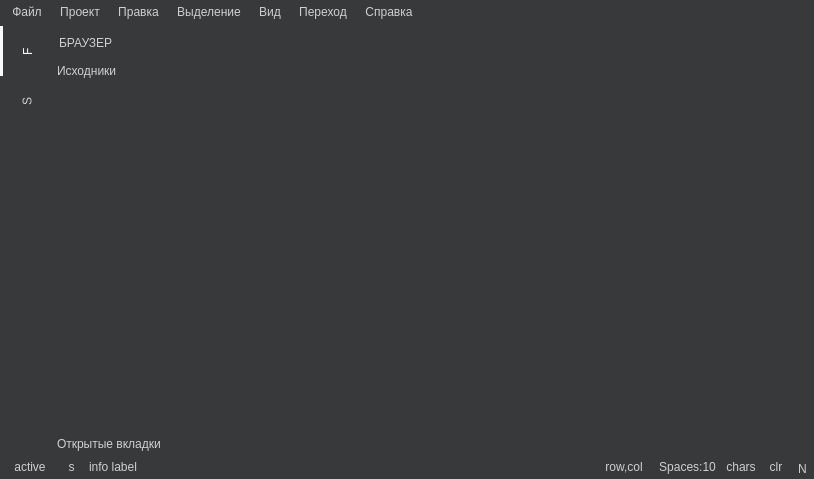
<?xml version="1.0" encoding="UTF-8"?>
<ui version="4.0">
 <class>MainWindow</class>
 <widget class="QMainWindow" name="MainWindow">
  <property name="geometry">
   <rect>
    <x>0</x>
    <y>0</y>
    <width>814</width>
    <height>479</height>
   </rect>
  </property>
  <property name="font">
   <font>
    <family>Microsoft YaHei UI</family>
    <pointsize>-1</pointsize>
   </font>
  </property>
  <property name="windowTitle">
   <string>MainWindow</string>
  </property>
  <property name="styleSheet">
   <string notr="true">* {
	color: #cfcfcf;
	font-size: 12px;
	font-family: &quot;Microsoft YaHei UI&quot;;
	background: #38393b;
	border: none;
}

QPushButton {
	border: none;
	padding: 3px;
	margin-left: 2px;
	margin-right: 2px;
}

QPushButton:hover {
	background: #414c5c;
}

QLabel {
	padding-left: 3px;
}


QToolBox,
QToolBox::tab{
	border:none;
}

#optionLabel,
#optionLabel_2,
QPushButton,
#statusBarLabel,
#searchBox,
#statusBarBox,
QTreeView,
QListView, 
QTabWidget,
QTabWidget::pane,
QProgressBar,
QMenu,
QTabWidget:tab,
#textTabGroup,
QMenuBar::item:pressed,
QMenuBar::item:selected,
 #textTabGroup QTabBar::tab:!selected,
#forderViewGroups,
QHeaderView::section{
	background: #262729;
}

QProgressBar::chunk{
	background:  #bfbfbf;
}

QLineEdit , 
#searchBox, 
#searchBox QPushButton  {
	background: #161b24;
}

#searchBox QPushButton:hover {
	color: #fefefe;
}

QTabBar::tab:!selected{
	background: #38393b ;
}

QTabBar::tab, 
#optionLabel,
#optionLabel_2 {
	height: 34px;
}

#optionsTabWidget QTabBar::tab{
	width:50px;
	height:50px;
}

#textTabGroup  QTabBar::tab{
	border-left: 1px solid #1d232b;
	border-right: 1px solid #1d232b;
	padding-left:10px;
	padding-right: 10px;
}

#textTabGroup  QTabBar::tab:selected,
QMenu::item:selected {
	background: #38393b;
}

QMenuBar {
	background: #38393b;
}

#optionsTabWidget QTabBar::tab:selected {
	color: #fafafa;
	border-left: 3px solid #fafafa;
}


QMenuBar, QMenu{
	font-size: 12px;
}

QMenuBar::item{
	padding: 6px;
}

QMenu{
	padding: 2px;
}

#statusLine {
	background: #000;
}

QTextEdit {
	font: 10pt &quot;MS Reference Sans Serif&quot;;
}

/*
QTabBar::close-button {
	background:transparent;
}

QTabBar::close-button:hover {
   	background-image:url(:/files/close_.png);
}
*/

QScrollBar{
	background: rgba(20,20,20,0);
}

QScrollBar::handle{
	background:  rgba(38,39,41,0.5);
}

QScrollBar::add-line,
QScrollBar::sub-line{
	background:  rgba(20,20,20,0);
}

QScrollBar::add-page,
QScrollBar::sub-page{
	background:  rgba(20,20,20,0);
}

QTreeWidget {
	font-size: 11px;
}

</string>
  </property>
  <widget class="QWidget" name="centralwidget">
   <layout class="QVBoxLayout" name="verticalLayout">
    <property name="spacing">
     <number>0</number>
    </property>
    <property name="leftMargin">
     <number>0</number>
    </property>
    <property name="topMargin">
     <number>0</number>
    </property>
    <property name="rightMargin">
     <number>0</number>
    </property>
    <property name="bottomMargin">
     <number>0</number>
    </property>
    <item>
     <widget class="QGroupBox" name="groupBox">
      <property name="maximumSize">
       <size>
        <width>16777215</width>
        <height>16777215</height>
       </size>
      </property>
      <property name="title">
       <string/>
      </property>
      <layout class="QHBoxLayout" name="horizontalLayout">
       <property name="spacing">
        <number>0</number>
       </property>
       <property name="leftMargin">
        <number>0</number>
       </property>
       <property name="topMargin">
        <number>0</number>
       </property>
       <property name="rightMargin">
        <number>0</number>
       </property>
       <property name="bottomMargin">
        <number>0</number>
       </property>
       <item>
        <widget class="QTabWidget" name="optionsTabWidget">
         <property name="maximumSize">
          <size>
           <width>300</width>
           <height>16777215</height>
          </size>
         </property>
         <property name="styleSheet">
          <string notr="true"/>
         </property>
         <property name="tabPosition">
          <enum>QTabWidget::West</enum>
         </property>
         <property name="tabShape">
          <enum>QTabWidget::Rounded</enum>
         </property>
         <property name="currentIndex">
          <number>0</number>
         </property>
         <property name="elideMode">
          <enum>Qt::ElideNone</enum>
         </property>
         <property name="documentMode">
          <bool>false</bool>
         </property>
         <property name="tabsClosable">
          <bool>false</bool>
         </property>
         <property name="movable">
          <bool>true</bool>
         </property>
         <property name="tabBarAutoHide">
          <bool>true</bool>
         </property>
         <widget class="QWidget" name="folderItem">
          <property name="enabled">
           <bool>true</bool>
          </property>
          <property name="autoFillBackground">
           <bool>false</bool>
          </property>
          <attribute name="title">
           <string>F</string>
          </attribute>
          <layout class="QVBoxLayout" name="verticalLayout_2">
           <property name="spacing">
            <number>0</number>
           </property>
           <property name="leftMargin">
            <number>0</number>
           </property>
           <property name="topMargin">
            <number>0</number>
           </property>
           <property name="rightMargin">
            <number>0</number>
           </property>
           <property name="bottomMargin">
            <number>0</number>
           </property>
           <item>
            <widget class="QLabel" name="optionLabel">
             <property name="minimumSize">
              <size>
               <width>0</width>
               <height>34</height>
              </size>
             </property>
             <property name="maximumSize">
              <size>
               <width>16777215</width>
               <height>34</height>
              </size>
             </property>
             <property name="font">
              <font>
               <family>Microsoft YaHei UI</family>
               <pointsize>-1</pointsize>
              </font>
             </property>
             <property name="text">
              <string>БРАУЗЕР</string>
             </property>
            </widget>
           </item>
           <item>
            <widget class="QToolBox" name="toolBox">
             <property name="frameShadow">
              <enum>QFrame::Plain</enum>
             </property>
             <property name="currentIndex">
              <number>0</number>
             </property>
             <property name="tabSpacing">
              <number>0</number>
             </property>
             <widget class="QWidget" name="foldersPage">
              <property name="geometry">
               <rect>
                <x>0</x>
                <y>0</y>
                <width>247</width>
                <height>340</height>
               </rect>
              </property>
              <attribute name="label">
               <string>Исходники</string>
              </attribute>
              <layout class="QVBoxLayout" name="verticalLayout_4">
               <property name="spacing">
                <number>0</number>
               </property>
               <property name="leftMargin">
                <number>0</number>
               </property>
               <property name="topMargin">
                <number>0</number>
               </property>
               <property name="rightMargin">
                <number>0</number>
               </property>
               <property name="bottomMargin">
                <number>0</number>
               </property>
               <item>
                <widget class="QGroupBox" name="forderViewGroups">
                 <property name="maximumSize">
                  <size>
                   <width>16777215</width>
                   <height>16777215</height>
                  </size>
                 </property>
                 <property name="mouseTracking">
                  <bool>true</bool>
                 </property>
                 <property name="tabletTracking">
                  <bool>true</bool>
                 </property>
                 <property name="contextMenuPolicy">
                  <enum>Qt::DefaultContextMenu</enum>
                 </property>
                 <property name="title">
                  <string/>
                 </property>
                 <layout class="QVBoxLayout" name="verticalLayout_6">
                  <property name="spacing">
                   <number>0</number>
                  </property>
                  <property name="sizeConstraint">
                   <enum>QLayout::SetNoConstraint</enum>
                  </property>
                  <property name="leftMargin">
                   <number>0</number>
                  </property>
                  <property name="topMargin">
                   <number>0</number>
                  </property>
                  <property name="rightMargin">
                   <number>0</number>
                  </property>
                  <property name="bottomMargin">
                   <number>0</number>
                  </property>
                 </layout>
                </widget>
               </item>
              </layout>
             </widget>
             <widget class="QWidget" name="openTabsPage">
              <property name="geometry">
               <rect>
                <x>0</x>
                <y>0</y>
                <width>247</width>
                <height>340</height>
               </rect>
              </property>
              <attribute name="label">
               <string>Открытые вкладки</string>
              </attribute>
              <layout class="QVBoxLayout" name="verticalLayout_5">
               <property name="spacing">
                <number>0</number>
               </property>
               <property name="leftMargin">
                <number>0</number>
               </property>
               <property name="topMargin">
                <number>0</number>
               </property>
               <property name="rightMargin">
                <number>0</number>
               </property>
               <property name="bottomMargin">
                <number>0</number>
               </property>
               <item>
                <widget class="QListView" name="tabList"/>
               </item>
              </layout>
             </widget>
            </widget>
           </item>
          </layout>
         </widget>
         <widget class="QWidget" name="searchItem">
          <attribute name="title">
           <string>S</string>
          </attribute>
          <layout class="QVBoxLayout" name="verticalLayout_3">
           <property name="spacing">
            <number>0</number>
           </property>
           <property name="leftMargin">
            <number>0</number>
           </property>
           <property name="topMargin">
            <number>0</number>
           </property>
           <property name="rightMargin">
            <number>0</number>
           </property>
           <property name="bottomMargin">
            <number>0</number>
           </property>
           <item>
            <widget class="QLabel" name="optionLabel_2">
             <property name="minimumSize">
              <size>
               <width>0</width>
               <height>34</height>
              </size>
             </property>
             <property name="maximumSize">
              <size>
               <width>16777215</width>
               <height>34</height>
              </size>
             </property>
             <property name="font">
              <font>
               <family>Microsoft YaHei UI</family>
               <pointsize>-1</pointsize>
               <weight>50</weight>
               <italic>false</italic>
               <bold>false</bold>
               <stylestrategy>PreferDefault</stylestrategy>
              </font>
             </property>
             <property name="mouseTracking">
              <bool>false</bool>
             </property>
             <property name="text">
              <string>ПОИСК</string>
             </property>
            </widget>
           </item>
           <item>
            <widget class="QGroupBox" name="searchBox">
             <property name="minimumSize">
              <size>
               <width>0</width>
               <height>24</height>
              </size>
             </property>
             <property name="title">
              <string/>
             </property>
             <layout class="QHBoxLayout" name="horizontalLayout_2">
              <property name="spacing">
               <number>0</number>
              </property>
              <property name="leftMargin">
               <number>0</number>
              </property>
              <property name="topMargin">
               <number>0</number>
              </property>
              <property name="rightMargin">
               <number>0</number>
              </property>
              <property name="bottomMargin">
               <number>0</number>
              </property>
              <item>
               <widget class="QLineEdit" name="lineEdit">
                <property name="maximumSize">
                 <size>
                  <width>16777215</width>
                  <height>24</height>
                 </size>
                </property>
               </widget>
              </item>
              <item>
               <widget class="QPushButton" name="pushButton">
                <property name="maximumSize">
                 <size>
                  <width>24</width>
                  <height>24</height>
                 </size>
                </property>
                <property name="text">
                 <string>a</string>
                </property>
               </widget>
              </item>
              <item>
               <widget class="QPushButton" name="pushButton_2">
                <property name="minimumSize">
                 <size>
                  <width>0</width>
                  <height>0</height>
                 </size>
                </property>
                <property name="maximumSize">
                 <size>
                  <width>24</width>
                  <height>24</height>
                 </size>
                </property>
                <property name="text">
                 <string>b</string>
                </property>
               </widget>
              </item>
              <item>
               <widget class="QPushButton" name="pushButton_3">
                <property name="maximumSize">
                 <size>
                  <width>24</width>
                  <height>24</height>
                 </size>
                </property>
                <property name="text">
                 <string>c</string>
                </property>
               </widget>
              </item>
             </layout>
            </widget>
           </item>
           <item>
            <widget class="QTreeView" name="searchResult"/>
           </item>
          </layout>
         </widget>
        </widget>
       </item>
       <item>
        <widget class="QGroupBox" name="textTabGroup">
         <property name="title">
          <string/>
         </property>
         <layout class="QHBoxLayout" name="horizontalLayout_4">
          <property name="spacing">
           <number>0</number>
          </property>
          <property name="leftMargin">
           <number>0</number>
          </property>
          <property name="topMargin">
           <number>0</number>
          </property>
          <property name="rightMargin">
           <number>0</number>
          </property>
          <property name="bottomMargin">
           <number>0</number>
          </property>
         </layout>
        </widget>
       </item>
      </layout>
     </widget>
    </item>
    <item>
     <widget class="QGroupBox" name="statusBarBox">
      <property name="minimumSize">
       <size>
        <width>0</width>
        <height>24</height>
       </size>
      </property>
      <property name="title">
       <string/>
      </property>
      <layout class="QHBoxLayout" name="horizontalLayout_3">
       <property name="spacing">
        <number>0</number>
       </property>
       <property name="leftMargin">
        <number>0</number>
       </property>
       <property name="topMargin">
        <number>0</number>
       </property>
       <property name="rightMargin">
        <number>0</number>
       </property>
       <property name="bottomMargin">
        <number>0</number>
       </property>
       <item>
        <widget class="QPushButton" name="pushButton_6">
         <property name="minimumSize">
          <size>
           <width>60</width>
           <height>0</height>
          </size>
         </property>
         <property name="maximumSize">
          <size>
           <width>80</width>
           <height>16777215</height>
          </size>
         </property>
         <property name="text">
          <string>active</string>
         </property>
        </widget>
       </item>
       <item>
        <widget class="QPushButton" name="pushButton_5">
         <property name="minimumSize">
          <size>
           <width>23</width>
           <height>23</height>
          </size>
         </property>
         <property name="maximumSize">
          <size>
           <width>70</width>
           <height>16777215</height>
          </size>
         </property>
         <property name="text">
          <string>s</string>
         </property>
        </widget>
       </item>
       <item>
        <widget class="QLabel" name="statusBarLabel">
         <property name="minimumSize">
          <size>
           <width>400</width>
           <height>0</height>
          </size>
         </property>
         <property name="font">
          <font>
           <family>Microsoft YaHei UI</family>
           <pointsize>-1</pointsize>
          </font>
         </property>
         <property name="text">
          <string>info label</string>
         </property>
        </widget>
       </item>
       <item>
        <widget class="QProgressBar" name="progressBar">
         <property name="value">
          <number>0</number>
         </property>
         <property name="textVisible">
          <bool>false</bool>
         </property>
        </widget>
       </item>
       <item>
        <widget class="QPushButton" name="pushButton_10">
         <property name="minimumSize">
          <size>
           <width>60</width>
           <height>0</height>
          </size>
         </property>
         <property name="maximumSize">
          <size>
           <width>120</width>
           <height>16777215</height>
          </size>
         </property>
         <property name="text">
          <string>row,col</string>
         </property>
        </widget>
       </item>
       <item>
        <widget class="QPushButton" name="pushButton_4">
         <property name="minimumSize">
          <size>
           <width>60</width>
           <height>0</height>
          </size>
         </property>
         <property name="maximumSize">
          <size>
           <width>120</width>
           <height>16777215</height>
          </size>
         </property>
         <property name="text">
          <string>Spaces:10</string>
         </property>
        </widget>
       </item>
       <item>
        <widget class="QPushButton" name="pushButton_7">
         <property name="minimumSize">
          <size>
           <width>40</width>
           <height>0</height>
          </size>
         </property>
         <property name="maximumSize">
          <size>
           <width>60</width>
           <height>16777215</height>
          </size>
         </property>
         <property name="text">
          <string>chars</string>
         </property>
        </widget>
       </item>
       <item>
        <widget class="QPushButton" name="pushButton_8">
         <property name="minimumSize">
          <size>
           <width>30</width>
           <height>0</height>
          </size>
         </property>
         <property name="maximumSize">
          <size>
           <width>50</width>
           <height>16777215</height>
          </size>
         </property>
         <property name="text">
          <string>clr</string>
         </property>
        </widget>
       </item>
       <item>
        <widget class="QPushButton" name="pushButton_9">
         <property name="minimumSize">
          <size>
           <width>23</width>
           <height>23</height>
          </size>
         </property>
         <property name="maximumSize">
          <size>
           <width>20</width>
           <height>20</height>
          </size>
         </property>
         <property name="text">
          <string>N</string>
         </property>
        </widget>
       </item>
      </layout>
     </widget>
    </item>
   </layout>
  </widget>
  <widget class="QMenuBar" name="menuBar">
   <property name="geometry">
    <rect>
     <x>0</x>
     <y>0</y>
     <width>814</width>
     <height>30</height>
    </rect>
   </property>
   <widget class="QMenu" name="menuadad">
    <property name="title">
     <string>Правка</string>
    </property>
    <addaction name="undo"/>
    <addaction name="redo"/>
    <addaction name="separator"/>
    <addaction name="cut"/>
    <addaction name="copy"/>
    <addaction name="paste"/>
    <addaction name="separator"/>
    <addaction name="find"/>
    <addaction name="replase"/>
    <addaction name="separator"/>
    <addaction name="findInFiles"/>
    <addaction name="replaseInFiles"/>
    <addaction name="separator"/>
    <addaction name="action_30"/>
    <addaction name="action_31"/>
    <addaction name="action_32"/>
   </widget>
   <widget class="QMenu" name="menu_2">
    <property name="title">
     <string>Справка</string>
    </property>
    <addaction name="action_33"/>
   </widget>
   <widget class="QMenu" name="menu_3">
    <property name="title">
     <string>Вид</string>
    </property>
    <widget class="QMenu" name="menu_6">
     <property name="title">
      <string>Внешний вид</string>
     </property>
     <widget class="QMenu" name="menu_7">
      <property name="title">
       <string>Расположение бокового меню</string>
      </property>
      <addaction name="action_22"/>
      <addaction name="action_23"/>
     </widget>
     <addaction name="action_29"/>
     <addaction name="action_20"/>
     <addaction name="menu_7"/>
     <addaction name="separator"/>
     <addaction name="action_25"/>
     <addaction name="action_26"/>
     <addaction name="action_27"/>
    </widget>
    <addaction name="action_11"/>
    <addaction name="separator"/>
    <addaction name="menu_6"/>
    <addaction name="action_14"/>
    <addaction name="separator"/>
    <addaction name="action_16"/>
    <addaction name="action_17"/>
    <addaction name="separator"/>
    <addaction name="action_19"/>
   </widget>
   <widget class="QMenu" name="menu_4">
    <property name="title">
     <string>Выделение</string>
    </property>
    <addaction name="action"/>
    <addaction name="separator"/>
    <addaction name="action_3"/>
    <addaction name="action_4"/>
    <addaction name="action_5"/>
    <addaction name="action_7"/>
    <addaction name="action_8"/>
    <addaction name="separator"/>
    <addaction name="action_10"/>
   </widget>
   <widget class="QMenu" name="menu_5">
    <property name="title">
     <string>Переход</string>
    </property>
   </widget>
   <widget class="QMenu" name="menu">
    <property name="title">
     <string>Файл</string>
    </property>
    <addaction name="newFile"/>
    <addaction name="newWindow"/>
    <addaction name="separator"/>
    <addaction name="openFile"/>
    <addaction name="action_6"/>
    <addaction name="separator"/>
    <addaction name="save"/>
    <addaction name="saveAs"/>
    <addaction name="saveEverything"/>
    <addaction name="separator"/>
    <addaction name="autoSave"/>
    <addaction name="separator"/>
    <addaction name="reload"/>
    <addaction name="closeTab"/>
    <addaction name="closeEverythingTabs"/>
    <addaction name="closeWindow"/>
    <addaction name="separator"/>
    <addaction name="exit"/>
   </widget>
   <widget class="QMenu" name="menu_8">
    <property name="title">
     <string>Проект</string>
    </property>
    <addaction name="openDir"/>
   </widget>
   <addaction name="menu"/>
   <addaction name="menu_8"/>
   <addaction name="menuadad"/>
   <addaction name="menu_4"/>
   <addaction name="menu_3"/>
   <addaction name="menu_5"/>
   <addaction name="menu_2"/>
  </widget>
  <action name="openFile">
   <property name="text">
    <string>Открыть файл</string>
   </property>
   <property name="shortcut">
    <string>Ctrl+O</string>
   </property>
  </action>
  <action name="newFile">
   <property name="text">
    <string>Новый файл</string>
   </property>
   <property name="shortcut">
    <string>Ctrl+N</string>
   </property>
  </action>
  <action name="undo">
   <property name="text">
    <string>Отменить</string>
   </property>
   <property name="shortcut">
    <string>Ctrl+Z</string>
   </property>
  </action>
  <action name="newWindow">
   <property name="text">
    <string>Новое окно</string>
   </property>
   <property name="shortcut">
    <string>Ctrl+Shift+W</string>
   </property>
  </action>
  <action name="action_6">
   <property name="text">
    <string>Открыть сессию</string>
   </property>
  </action>
  <action name="save">
   <property name="text">
    <string>Сохранить</string>
   </property>
   <property name="shortcut">
    <string>Ctrl+C</string>
   </property>
  </action>
  <action name="saveAs">
   <property name="text">
    <string>Сохранить как...</string>
   </property>
   <property name="shortcut">
    <string>Ctrl+Shift+S</string>
   </property>
  </action>
  <action name="saveEverything">
   <property name="text">
    <string>Сохранить все</string>
   </property>
   <property name="shortcut">
    <string>Ctrl+Alt+S</string>
   </property>
  </action>
  <action name="autoSave">
   <property name="checkable">
    <bool>true</bool>
   </property>
   <property name="text">
    <string>Автосохранение</string>
   </property>
  </action>
  <action name="reload">
   <property name="text">
    <string>Обновить</string>
   </property>
   <property name="shortcut">
    <string>Ctrl+R</string>
   </property>
  </action>
  <action name="closeTab">
   <property name="text">
    <string>Закрыть вкладку</string>
   </property>
   <property name="shortcut">
    <string>Ctrl+W</string>
   </property>
  </action>
  <action name="closeEverythingTabs">
   <property name="text">
    <string>Закрыть все вкладки</string>
   </property>
  </action>
  <action name="closeWindow">
   <property name="text">
    <string>Закрыть окно</string>
   </property>
  </action>
  <action name="exit">
   <property name="text">
    <string>Выход</string>
   </property>
  </action>
  <action name="redo">
   <property name="text">
    <string>Повторить</string>
   </property>
   <property name="shortcut">
    <string>Ctrl+Y</string>
   </property>
  </action>
  <action name="cut">
   <property name="text">
    <string>Вырезать</string>
   </property>
   <property name="shortcut">
    <string>Ctrl+X</string>
   </property>
  </action>
  <action name="paste">
   <property name="text">
    <string>Вставить</string>
   </property>
   <property name="shortcut">
    <string>Ctrl+V</string>
   </property>
  </action>
  <action name="copy">
   <property name="text">
    <string>Копировать</string>
   </property>
   <property name="shortcut">
    <string>Ctrl+C</string>
   </property>
  </action>
  <action name="find">
   <property name="text">
    <string>Поиск</string>
   </property>
   <property name="shortcut">
    <string>Ctrl+F</string>
   </property>
  </action>
  <action name="replase">
   <property name="text">
    <string>Замена</string>
   </property>
  </action>
  <action name="findInFiles">
   <property name="text">
    <string>Поиск в файлах</string>
   </property>
   <property name="shortcut">
    <string>Ctrl+Shift+F</string>
   </property>
  </action>
  <action name="replaseInFiles">
   <property name="text">
    <string>Замена в файлах</string>
   </property>
  </action>
  <action name="action_30">
   <property name="text">
    <string>Закомментировать/Раскомментировать</string>
   </property>
   <property name="shortcut">
    <string>Ctrl+/</string>
   </property>
  </action>
  <action name="action_31">
   <property name="text">
    <string>Добавть строчный комментарий</string>
   </property>
   <property name="shortcut">
    <string>Ctrl+/</string>
   </property>
  </action>
  <action name="action_32">
   <property name="text">
    <string>Добавить многострочный комментарий</string>
   </property>
   <property name="shortcut">
    <string>Ctrl+Shift+/</string>
   </property>
  </action>
  <action name="action_33">
   <property name="text">
    <string>О программе</string>
   </property>
   <property name="shortcut">
    <string>F1</string>
   </property>
  </action>
  <action name="action">
   <property name="text">
    <string>Выделить все</string>
   </property>
  </action>
  <action name="action_3">
   <property name="text">
    <string>Копировать на строчку ниже</string>
   </property>
  </action>
  <action name="action_4">
   <property name="text">
    <string>Копировать на строчку выше</string>
   </property>
  </action>
  <action name="action_5">
   <property name="text">
    <string>Переместить на строчку ниже</string>
   </property>
  </action>
  <action name="action_7">
   <property name="text">
    <string>Переместить на строчку выше</string>
   </property>
  </action>
  <action name="action_8">
   <property name="text">
    <string>Дублировать</string>
   </property>
  </action>
  <action name="action_10">
   <property name="text">
    <string>Выбрать все вхождения выделеного</string>
   </property>
  </action>
  <action name="action_11">
   <property name="text">
    <string>Палитра комманд</string>
   </property>
  </action>
  <action name="action_14">
   <property name="text">
    <string>Макет редактора</string>
   </property>
  </action>
  <action name="action_16">
   <property name="text">
    <string>Проводник</string>
   </property>
  </action>
  <action name="action_17">
   <property name="text">
    <string>Поиск</string>
   </property>
  </action>
  <action name="action_19">
   <property name="checkable">
    <bool>true</bool>
   </property>
   <property name="text">
    <string>Включить/Выключить перенос текста</string>
   </property>
  </action>
  <action name="action_20">
   <property name="checkable">
    <bool>true</bool>
   </property>
   <property name="text">
    <string>Включить/Выключить боковое меню</string>
   </property>
  </action>
  <action name="action_22">
   <property name="checkable">
    <bool>true</bool>
   </property>
   <property name="text">
    <string>Слева</string>
   </property>
  </action>
  <action name="action_23">
   <property name="checkable">
    <bool>true</bool>
   </property>
   <property name="text">
    <string>Справа</string>
   </property>
  </action>
  <action name="action_25">
   <property name="text">
    <string>Увеличить</string>
   </property>
  </action>
  <action name="action_26">
   <property name="text">
    <string>Уменьшить</string>
   </property>
  </action>
  <action name="action_27">
   <property name="text">
    <string>Сбросить масштаб</string>
   </property>
  </action>
  <action name="action_29">
   <property name="checkable">
    <bool>true</bool>
   </property>
   <property name="text">
    <string>Включить/Выключить строку состояния</string>
   </property>
  </action>
  <action name="action_2">
   <property name="text">
    <string>Открыть папку как проект</string>
   </property>
  </action>
  <action name="openDir">
   <property name="text">
    <string>Открыть папку</string>
   </property>
  </action>
 </widget>
 <resources/>
 <connections/>
</ui>
